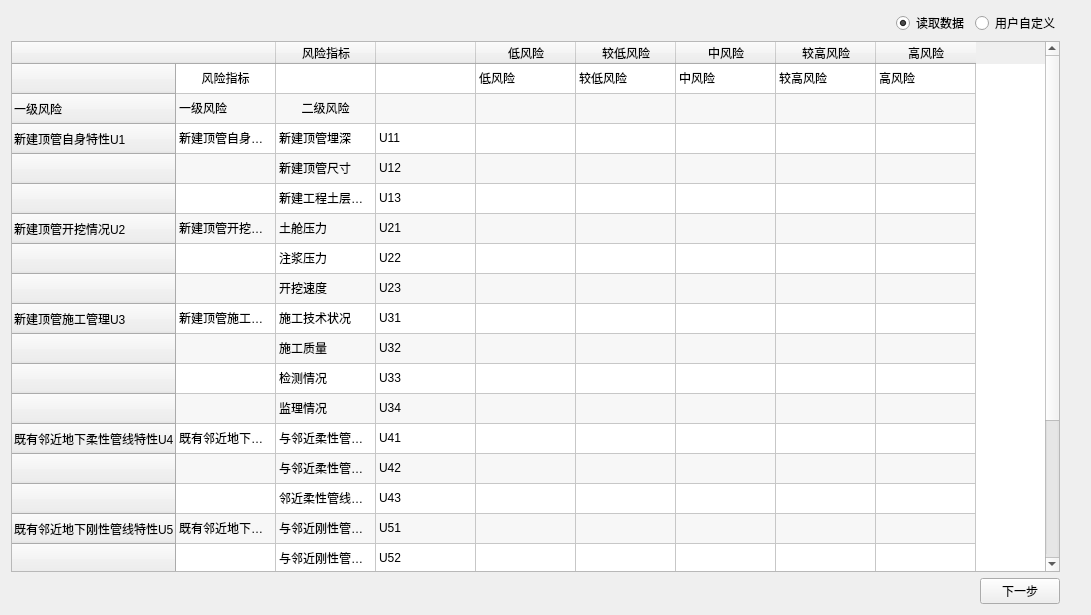
<?xml version="1.0" encoding="UTF-8"?>
<ui version="4.0">
 <class>Page4</class>
 <widget class="QWidget" name="Page4">
  <property name="geometry">
   <rect>
    <x>0</x>
    <y>0</y>
    <width>1091</width>
    <height>614</height>
   </rect>
  </property>
  <property name="windowTitle">
   <string>风险指标</string>
  </property>
  <layout class="QVBoxLayout" name="verticalLayout_2">
   <item>
    <layout class="QVBoxLayout" name="verticalLayout">
     <item>
      <layout class="QHBoxLayout" name="horizontalLayout">
       <property name="rightMargin">
        <number>20</number>
       </property>
       <item>
        <spacer name="horizontalSpacer">
         <property name="orientation">
          <enum>Qt::Horizontal</enum>
         </property>
         <property name="sizeHint" stdset="0">
          <size>
           <width>40</width>
           <height>20</height>
          </size>
         </property>
        </spacer>
       </item>
       <item>
        <widget class="QRadioButton" name="radioButton">
         <property name="text">
          <string>读取数据</string>
         </property>
         <property name="checked">
          <bool>true</bool>
         </property>
        </widget>
       </item>
       <item>
        <widget class="QRadioButton" name="radioButton_2">
         <property name="text">
          <string>用户自定义</string>
         </property>
        </widget>
       </item>
      </layout>
     </item>
     <item>
      <layout class="QHBoxLayout" name="horizontalLayout_2" stretch="0">
       <property name="rightMargin">
        <number>20</number>
       </property>
       <item>
        <widget class="QTableWidget" name="tableWidget_content">
         <property name="minimumSize">
          <size>
           <width>990</width>
           <height>531</height>
          </size>
         </property>
         <property name="alternatingRowColors">
          <bool>true</bool>
         </property>
         <property name="wordWrap">
          <bool>true</bool>
         </property>
         <row>
          <property name="text">
           <string/>
          </property>
         </row>
         <row>
          <property name="text">
           <string>一级风险</string>
          </property>
         </row>
         <row>
          <property name="text">
           <string>新建顶管自身特性U1</string>
          </property>
         </row>
         <row>
          <property name="text">
           <string/>
          </property>
         </row>
         <row>
          <property name="text">
           <string/>
          </property>
         </row>
         <row>
          <property name="text">
           <string>新建顶管开挖情况U2</string>
          </property>
         </row>
         <row>
          <property name="text">
           <string/>
          </property>
         </row>
         <row>
          <property name="text">
           <string/>
          </property>
         </row>
         <row>
          <property name="text">
           <string>新建顶管施工管理U3</string>
          </property>
         </row>
         <row>
          <property name="text">
           <string/>
          </property>
         </row>
         <row>
          <property name="text">
           <string/>
          </property>
         </row>
         <row>
          <property name="text">
           <string/>
          </property>
         </row>
         <row>
          <property name="text">
           <string>既有邻近地下柔性管线特性U4</string>
          </property>
         </row>
         <row>
          <property name="text">
           <string/>
          </property>
         </row>
         <row>
          <property name="text">
           <string/>
          </property>
         </row>
         <row>
          <property name="text">
           <string>既有邻近地下刚性管线特性U5</string>
          </property>
         </row>
         <row>
          <property name="text">
           <string/>
          </property>
         </row>
         <row>
          <property name="text">
           <string/>
          </property>
         </row>
         <row>
          <property name="text">
           <string/>
          </property>
         </row>
         <row>
          <property name="text">
           <string>既有邻近基础特性U6</string>
          </property>
         </row>
         <row>
          <property name="text">
           <string/>
          </property>
         </row>
         <row>
          <property name="text">
           <string/>
          </property>
         </row>
         <column>
          <property name="text">
           <string/>
          </property>
          <property name="background">
           <color>
            <red>245</red>
            <green>245</green>
            <blue>245</blue>
           </color>
          </property>
         </column>
         <column>
          <property name="text">
           <string>风险指标</string>
          </property>
         </column>
         <column>
          <property name="text">
           <string/>
          </property>
         </column>
         <column>
          <property name="text">
           <string>低风险</string>
          </property>
         </column>
         <column>
          <property name="text">
           <string>较低风险</string>
          </property>
         </column>
         <column>
          <property name="text">
           <string>中风险</string>
          </property>
         </column>
         <column>
          <property name="text">
           <string>较高风险</string>
          </property>
         </column>
         <column>
          <property name="text">
           <string>高风险</string>
          </property>
         </column>
         <item row="0" column="0">
          <property name="text">
           <string>风险指标</string>
          </property>
          <property name="textAlignment">
           <set>AlignCenter</set>
          </property>
          <property name="flags">
           <set>ItemIsSelectable|ItemIsDragEnabled|ItemIsDropEnabled|ItemIsUserCheckable|ItemIsEnabled</set>
          </property>
         </item>
         <item row="0" column="1">
          <property name="text">
           <string/>
          </property>
          <property name="flags">
           <set>ItemIsSelectable|ItemIsDragEnabled|ItemIsDropEnabled|ItemIsUserCheckable|ItemIsEnabled</set>
          </property>
         </item>
         <item row="0" column="2">
          <property name="flags">
           <set>ItemIsSelectable|ItemIsDragEnabled|ItemIsDropEnabled|ItemIsUserCheckable|ItemIsEnabled</set>
          </property>
         </item>
         <item row="0" column="3">
          <property name="text">
           <string>低风险</string>
          </property>
          <property name="flags">
           <set>ItemIsSelectable|ItemIsDragEnabled|ItemIsDropEnabled|ItemIsUserCheckable|ItemIsEnabled</set>
          </property>
         </item>
         <item row="0" column="4">
          <property name="text">
           <string>较低风险</string>
          </property>
          <property name="flags">
           <set>ItemIsSelectable|ItemIsDragEnabled|ItemIsDropEnabled|ItemIsUserCheckable|ItemIsEnabled</set>
          </property>
         </item>
         <item row="0" column="5">
          <property name="text">
           <string>中风险</string>
          </property>
          <property name="flags">
           <set>ItemIsSelectable|ItemIsDragEnabled|ItemIsDropEnabled|ItemIsUserCheckable|ItemIsEnabled</set>
          </property>
         </item>
         <item row="0" column="6">
          <property name="text">
           <string>较高风险</string>
          </property>
          <property name="flags">
           <set>ItemIsSelectable|ItemIsDragEnabled|ItemIsDropEnabled|ItemIsUserCheckable|ItemIsEnabled</set>
          </property>
         </item>
         <item row="0" column="7">
          <property name="text">
           <string>高风险</string>
          </property>
          <property name="flags">
           <set>ItemIsSelectable|ItemIsDragEnabled|ItemIsDropEnabled|ItemIsUserCheckable|ItemIsEnabled</set>
          </property>
         </item>
         <item row="1" column="0">
          <property name="text">
           <string>一级风险</string>
          </property>
          <property name="background">
           <brush brushstyle="NoBrush">
            <color alpha="255">
             <red>245</red>
             <green>245</green>
             <blue>245</blue>
            </color>
           </brush>
          </property>
          <property name="foreground">
           <brush brushstyle="NoBrush">
            <color alpha="255">
             <red>0</red>
             <green>0</green>
             <blue>0</blue>
            </color>
           </brush>
          </property>
          <property name="flags">
           <set>ItemIsSelectable|ItemIsDragEnabled|ItemIsDropEnabled|ItemIsUserCheckable|ItemIsEnabled</set>
          </property>
         </item>
         <item row="1" column="1">
          <property name="text">
           <string>二级风险</string>
          </property>
          <property name="textAlignment">
           <set>AlignCenter</set>
          </property>
          <property name="flags">
           <set>ItemIsSelectable|ItemIsDragEnabled|ItemIsDropEnabled|ItemIsUserCheckable|ItemIsEnabled</set>
          </property>
         </item>
         <item row="1" column="2">
          <property name="text">
           <string/>
          </property>
          <property name="flags">
           <set>ItemIsSelectable|ItemIsDragEnabled|ItemIsDropEnabled|ItemIsUserCheckable|ItemIsEnabled</set>
          </property>
         </item>
         <item row="2" column="0">
          <property name="text">
           <string>新建顶管自身特性U1</string>
          </property>
          <property name="flags">
           <set>ItemIsSelectable|ItemIsDragEnabled|ItemIsDropEnabled|ItemIsUserCheckable|ItemIsEnabled</set>
          </property>
         </item>
         <item row="2" column="1">
          <property name="text">
           <string>新建顶管埋深</string>
          </property>
          <property name="flags">
           <set>ItemIsSelectable|ItemIsDragEnabled|ItemIsDropEnabled|ItemIsUserCheckable|ItemIsEnabled</set>
          </property>
         </item>
         <item row="2" column="2">
          <property name="text">
           <string>U11</string>
          </property>
          <property name="flags">
           <set>ItemIsSelectable|ItemIsDragEnabled|ItemIsDropEnabled|ItemIsUserCheckable|ItemIsEnabled</set>
          </property>
         </item>
         <item row="3" column="0">
          <property name="text">
           <string/>
          </property>
          <property name="flags">
           <set>ItemIsSelectable|ItemIsDragEnabled|ItemIsDropEnabled|ItemIsUserCheckable|ItemIsEnabled</set>
          </property>
         </item>
         <item row="3" column="1">
          <property name="text">
           <string>新建顶管尺寸</string>
          </property>
          <property name="flags">
           <set>ItemIsSelectable|ItemIsDragEnabled|ItemIsDropEnabled|ItemIsUserCheckable|ItemIsEnabled</set>
          </property>
         </item>
         <item row="3" column="2">
          <property name="text">
           <string>U12</string>
          </property>
          <property name="flags">
           <set>ItemIsSelectable|ItemIsDragEnabled|ItemIsDropEnabled|ItemIsUserCheckable|ItemIsEnabled</set>
          </property>
         </item>
         <item row="4" column="0">
          <property name="text">
           <string/>
          </property>
          <property name="flags">
           <set>ItemIsSelectable|ItemIsDragEnabled|ItemIsDropEnabled|ItemIsUserCheckable|ItemIsEnabled</set>
          </property>
         </item>
         <item row="4" column="1">
          <property name="text">
           <string>新建工程土层性质</string>
          </property>
         </item>
         <item row="4" column="2">
          <property name="text">
           <string>U13</string>
          </property>
         </item>
         <item row="5" column="0">
          <property name="text">
           <string>新建顶管开挖情况U2</string>
          </property>
          <property name="background">
           <brush brushstyle="NoBrush">
            <color alpha="255">
             <red>245</red>
             <green>245</green>
             <blue>245</blue>
            </color>
           </brush>
          </property>
          <property name="flags">
           <set>ItemIsSelectable|ItemIsDragEnabled|ItemIsDropEnabled|ItemIsUserCheckable|ItemIsEnabled</set>
          </property>
         </item>
         <item row="5" column="1">
          <property name="text">
           <string>土舱压力</string>
          </property>
          <property name="flags">
           <set>ItemIsSelectable|ItemIsDragEnabled|ItemIsDropEnabled|ItemIsUserCheckable|ItemIsEnabled</set>
          </property>
         </item>
         <item row="5" column="2">
          <property name="text">
           <string>U21</string>
          </property>
          <property name="flags">
           <set>ItemIsSelectable|ItemIsDragEnabled|ItemIsDropEnabled|ItemIsUserCheckable|ItemIsEnabled</set>
          </property>
         </item>
         <item row="6" column="0">
          <property name="text">
           <string/>
          </property>
          <property name="flags">
           <set>ItemIsSelectable|ItemIsDragEnabled|ItemIsDropEnabled|ItemIsUserCheckable|ItemIsEnabled</set>
          </property>
         </item>
         <item row="6" column="1">
          <property name="text">
           <string>注浆压力</string>
          </property>
          <property name="flags">
           <set>ItemIsSelectable|ItemIsDragEnabled|ItemIsDropEnabled|ItemIsUserCheckable|ItemIsEnabled</set>
          </property>
         </item>
         <item row="6" column="2">
          <property name="text">
           <string>U22</string>
          </property>
          <property name="flags">
           <set>ItemIsSelectable|ItemIsDragEnabled|ItemIsDropEnabled|ItemIsUserCheckable|ItemIsEnabled</set>
          </property>
         </item>
         <item row="7" column="0">
          <property name="text">
           <string/>
          </property>
          <property name="flags">
           <set>ItemIsSelectable|ItemIsDragEnabled|ItemIsDropEnabled|ItemIsUserCheckable|ItemIsEnabled</set>
          </property>
         </item>
         <item row="7" column="1">
          <property name="text">
           <string>开挖速度</string>
          </property>
          <property name="flags">
           <set>ItemIsSelectable|ItemIsDragEnabled|ItemIsDropEnabled|ItemIsUserCheckable|ItemIsEnabled</set>
          </property>
         </item>
         <item row="7" column="2">
          <property name="text">
           <string>U23</string>
          </property>
          <property name="flags">
           <set>ItemIsSelectable|ItemIsDragEnabled|ItemIsDropEnabled|ItemIsUserCheckable|ItemIsEnabled</set>
          </property>
         </item>
         <item row="8" column="0">
          <property name="text">
           <string>新建顶管施工管理U3</string>
          </property>
          <property name="background">
           <brush brushstyle="NoBrush">
            <color alpha="255">
             <red>245</red>
             <green>245</green>
             <blue>245</blue>
            </color>
           </brush>
          </property>
          <property name="flags">
           <set>ItemIsSelectable|ItemIsDragEnabled|ItemIsDropEnabled|ItemIsUserCheckable|ItemIsEnabled</set>
          </property>
         </item>
         <item row="8" column="1">
          <property name="text">
           <string>施工技术状况</string>
          </property>
          <property name="flags">
           <set>ItemIsSelectable|ItemIsDragEnabled|ItemIsDropEnabled|ItemIsUserCheckable|ItemIsEnabled</set>
          </property>
         </item>
         <item row="8" column="2">
          <property name="text">
           <string>U31</string>
          </property>
          <property name="flags">
           <set>ItemIsSelectable|ItemIsDragEnabled|ItemIsDropEnabled|ItemIsUserCheckable|ItemIsEnabled</set>
          </property>
         </item>
         <item row="9" column="1">
          <property name="text">
           <string>施工质量</string>
          </property>
          <property name="flags">
           <set>ItemIsSelectable|ItemIsDragEnabled|ItemIsDropEnabled|ItemIsUserCheckable|ItemIsEnabled</set>
          </property>
         </item>
         <item row="9" column="2">
          <property name="text">
           <string>U32</string>
          </property>
          <property name="flags">
           <set>ItemIsSelectable|ItemIsDragEnabled|ItemIsDropEnabled|ItemIsUserCheckable|ItemIsEnabled</set>
          </property>
         </item>
         <item row="10" column="1">
          <property name="text">
           <string>检测情况</string>
          </property>
          <property name="flags">
           <set>ItemIsSelectable|ItemIsDragEnabled|ItemIsDropEnabled|ItemIsUserCheckable|ItemIsEnabled</set>
          </property>
         </item>
         <item row="10" column="2">
          <property name="text">
           <string>U33</string>
          </property>
          <property name="flags">
           <set>ItemIsSelectable|ItemIsDragEnabled|ItemIsDropEnabled|ItemIsUserCheckable|ItemIsEnabled</set>
          </property>
         </item>
         <item row="11" column="1">
          <property name="text">
           <string>监理情况</string>
          </property>
          <property name="flags">
           <set>ItemIsSelectable|ItemIsDragEnabled|ItemIsDropEnabled|ItemIsUserCheckable|ItemIsEnabled</set>
          </property>
         </item>
         <item row="11" column="2">
          <property name="text">
           <string>U34</string>
          </property>
          <property name="flags">
           <set>ItemIsSelectable|ItemIsDragEnabled|ItemIsDropEnabled|ItemIsUserCheckable|ItemIsEnabled</set>
          </property>
         </item>
         <item row="12" column="0">
          <property name="text">
           <string>既有邻近地下柔性管线特性U4</string>
          </property>
          <property name="flags">
           <set>ItemIsSelectable|ItemIsDragEnabled|ItemIsDropEnabled|ItemIsUserCheckable|ItemIsEnabled</set>
          </property>
         </item>
         <item row="12" column="1">
          <property name="text">
           <string>与邻近柔性管线净距</string>
          </property>
          <property name="flags">
           <set>ItemIsSelectable|ItemIsDragEnabled|ItemIsDropEnabled|ItemIsUserCheckable|ItemIsEnabled</set>
          </property>
         </item>
         <item row="12" column="2">
          <property name="text">
           <string>U41</string>
          </property>
          <property name="flags">
           <set>ItemIsSelectable|ItemIsDragEnabled|ItemIsDropEnabled|ItemIsUserCheckable|ItemIsEnabled</set>
          </property>
         </item>
         <item row="13" column="1">
          <property name="text">
           <string>与邻近柔性管线空间位置关系</string>
          </property>
          <property name="flags">
           <set>ItemIsSelectable|ItemIsDragEnabled|ItemIsDropEnabled|ItemIsUserCheckable|ItemIsEnabled</set>
          </property>
         </item>
         <item row="13" column="2">
          <property name="text">
           <string>U42</string>
          </property>
          <property name="flags">
           <set>ItemIsSelectable|ItemIsDragEnabled|ItemIsDropEnabled|ItemIsUserCheckable|ItemIsEnabled</set>
          </property>
         </item>
         <item row="14" column="1">
          <property name="text">
           <string>邻近柔性管线管径</string>
          </property>
          <property name="flags">
           <set>ItemIsSelectable|ItemIsDragEnabled|ItemIsDropEnabled|ItemIsUserCheckable|ItemIsEnabled</set>
          </property>
         </item>
         <item row="14" column="2">
          <property name="text">
           <string>U43</string>
          </property>
          <property name="flags">
           <set>ItemIsSelectable|ItemIsDragEnabled|ItemIsDropEnabled|ItemIsUserCheckable|ItemIsEnabled</set>
          </property>
         </item>
         <item row="15" column="0">
          <property name="text">
           <string>既有邻近地下刚性管线特性U5</string>
          </property>
          <property name="flags">
           <set>ItemIsSelectable|ItemIsDragEnabled|ItemIsDropEnabled|ItemIsUserCheckable|ItemIsEnabled</set>
          </property>
         </item>
         <item row="15" column="1">
          <property name="text">
           <string>与邻近刚性管线净距</string>
          </property>
          <property name="flags">
           <set>ItemIsSelectable|ItemIsDragEnabled|ItemIsDropEnabled|ItemIsUserCheckable|ItemIsEnabled</set>
          </property>
         </item>
         <item row="15" column="2">
          <property name="text">
           <string>U51</string>
          </property>
          <property name="flags">
           <set>ItemIsSelectable|ItemIsDragEnabled|ItemIsDropEnabled|ItemIsUserCheckable|ItemIsEnabled</set>
          </property>
         </item>
         <item row="16" column="1">
          <property name="text">
           <string>与邻近刚性管线空间位置关系</string>
          </property>
          <property name="flags">
           <set>ItemIsSelectable|ItemIsDragEnabled|ItemIsDropEnabled|ItemIsUserCheckable|ItemIsEnabled</set>
          </property>
         </item>
         <item row="16" column="2">
          <property name="text">
           <string>U52</string>
          </property>
          <property name="flags">
           <set>ItemIsSelectable|ItemIsDragEnabled|ItemIsDropEnabled|ItemIsUserCheckable|ItemIsEnabled</set>
          </property>
         </item>
         <item row="17" column="1">
          <property name="text">
           <string>邻近刚性管线材质</string>
          </property>
          <property name="flags">
           <set>ItemIsSelectable|ItemIsDragEnabled|ItemIsDropEnabled|ItemIsUserCheckable|ItemIsEnabled</set>
          </property>
         </item>
         <item row="17" column="2">
          <property name="text">
           <string>U53</string>
          </property>
          <property name="flags">
           <set>ItemIsSelectable|ItemIsDragEnabled|ItemIsDropEnabled|ItemIsUserCheckable|ItemIsEnabled</set>
          </property>
         </item>
         <item row="18" column="1">
          <property name="text">
           <string>邻近刚性管线尺寸</string>
          </property>
          <property name="flags">
           <set>ItemIsSelectable|ItemIsDragEnabled|ItemIsDropEnabled|ItemIsUserCheckable|ItemIsEnabled</set>
          </property>
         </item>
         <item row="18" column="2">
          <property name="text">
           <string>U54</string>
          </property>
          <property name="flags">
           <set>ItemIsSelectable|ItemIsEditable|ItemIsDropEnabled|ItemIsUserCheckable|ItemIsEnabled</set>
          </property>
         </item>
         <item row="19" column="0">
          <property name="text">
           <string>既有邻近基础特性U6</string>
          </property>
          <property name="flags">
           <set>ItemIsSelectable|ItemIsDragEnabled|ItemIsDropEnabled|ItemIsUserCheckable|ItemIsEnabled</set>
          </property>
         </item>
         <item row="19" column="1">
          <property name="text">
           <string>邻近基础形式</string>
          </property>
          <property name="flags">
           <set>ItemIsSelectable|ItemIsDragEnabled|ItemIsDropEnabled|ItemIsUserCheckable|ItemIsEnabled</set>
          </property>
         </item>
         <item row="19" column="2">
          <property name="text">
           <string>U61</string>
          </property>
          <property name="flags">
           <set>ItemIsSelectable|ItemIsDragEnabled|ItemIsDropEnabled|ItemIsUserCheckable|ItemIsEnabled</set>
          </property>
         </item>
         <item row="20" column="1">
          <property name="text">
           <string>与邻近基础水平净距</string>
          </property>
          <property name="flags">
           <set>ItemIsSelectable|ItemIsDragEnabled|ItemIsDropEnabled|ItemIsUserCheckable|ItemIsEnabled</set>
          </property>
         </item>
         <item row="20" column="2">
          <property name="text">
           <string>U62</string>
          </property>
          <property name="flags">
           <set>ItemIsSelectable|ItemIsDragEnabled|ItemIsDropEnabled|ItemIsUserCheckable|ItemIsEnabled</set>
          </property>
         </item>
         <item row="21" column="1">
          <property name="text">
           <string>邻近基础高度</string>
          </property>
          <property name="flags">
           <set>ItemIsSelectable|ItemIsDragEnabled|ItemIsDropEnabled|ItemIsUserCheckable|ItemIsEnabled</set>
          </property>
         </item>
         <item row="21" column="2">
          <property name="text">
           <string>U63</string>
          </property>
          <property name="flags">
           <set>ItemIsSelectable|ItemIsDragEnabled|ItemIsDropEnabled|ItemIsUserCheckable|ItemIsEnabled</set>
          </property>
         </item>
        </widget>
       </item>
      </layout>
     </item>
     <item>
      <layout class="QHBoxLayout" name="horizontalLayout_3" stretch="0,0">
       <property name="rightMargin">
        <number>20</number>
       </property>
       <item>
        <spacer name="horizontalSpacer_2">
         <property name="orientation">
          <enum>Qt::Horizontal</enum>
         </property>
         <property name="sizeHint" stdset="0">
          <size>
           <width>40</width>
           <height>20</height>
          </size>
         </property>
        </spacer>
       </item>
       <item>
        <widget class="QPushButton" name="pushButton_page4_next">
         <property name="text">
          <string>下一步</string>
         </property>
        </widget>
       </item>
      </layout>
     </item>
    </layout>
   </item>
  </layout>
 </widget>
 <resources/>
 <connections>
  <connection>
   <sender>radioButton_2</sender>
   <signal>toggled(bool)</signal>
   <receiver>tableWidget_content</receiver>
   <slot>setEnabled(bool)</slot>
   <hints>
    <hint type="sourcelabel">
     <x>953</x>
     <y>17</y>
    </hint>
    <hint type="destinationlabel">
     <x>882</x>
     <y>144</y>
    </hint>
   </hints>
  </connection>
  <connection>
   <sender>radioButton</sender>
   <signal>toggled(bool)</signal>
   <receiver>tableWidget_content</receiver>
   <slot>setDisabled(bool)</slot>
   <hints>
    <hint type="sourcelabel">
     <x>857</x>
     <y>17</y>
    </hint>
    <hint type="destinationlabel">
     <x>810</x>
     <y>101</y>
    </hint>
   </hints>
  </connection>
 </connections>
</ui>
